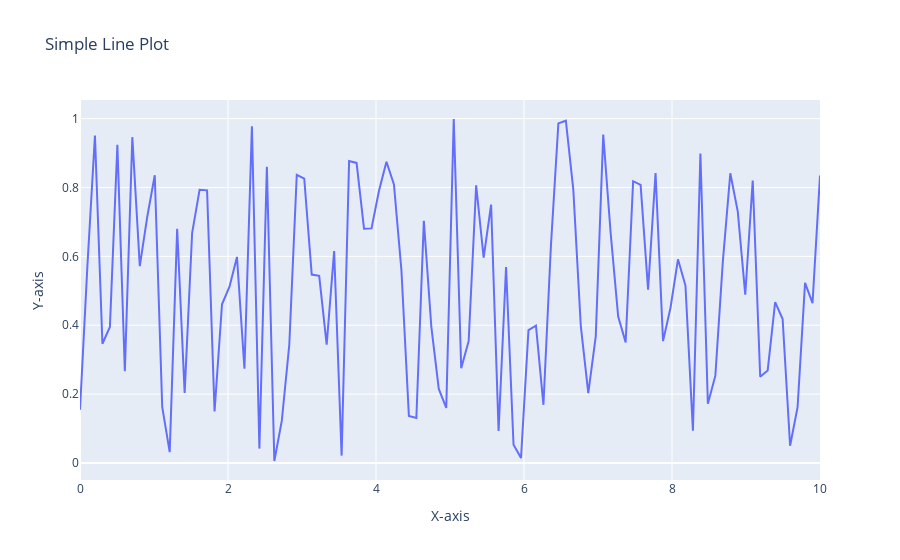

Notebook code cell kept with this figure:
### Code cell
import plotly.graph_objects as go
import numpy as np

# Generate random data
x = np.linspace(0, 10, 100)
y = np.random.rand(100)

# Create a line plot
fig = go.Figure(data=go.Scatter(x=x, y=y, mode='lines', name='Random Line'))

# Label the axes
fig.update_layout(
    title="Simple Line Plot",
    xaxis_title="X-axis",
    yaxis_title="Y-axis"
)

# Show the plot
fig.show()
